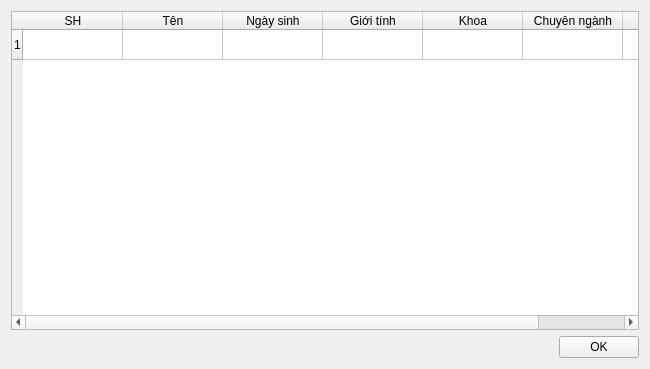
<?xml version="1.0" encoding="UTF-8"?>
<ui version="4.0">
 <class>DoctorFullList</class>
 <widget class="QWidget" name="DoctorFullList">
  <property name="geometry">
   <rect>
    <x>0</x>
    <y>0</y>
    <width>650</width>
    <height>369</height>
   </rect>
  </property>
  <property name="windowTitle">
   <string>Form</string>
  </property>
  <layout class="QVBoxLayout" name="verticalLayout">
   <item>
    <widget class="QTableWidget" name="tableWidget">
     <row>
      <property name="text">
       <string>1</string>
      </property>
     </row>
     <column>
      <property name="text">
       <string>SH</string>
      </property>
     </column>
     <column>
      <property name="text">
       <string>Tên</string>
      </property>
     </column>
     <column>
      <property name="text">
       <string>Ngày sinh</string>
      </property>
     </column>
     <column>
      <property name="text">
       <string>Giới tính</string>
      </property>
     </column>
     <column>
      <property name="text">
       <string>Khoa</string>
      </property>
     </column>
     <column>
      <property name="text">
       <string>Chuyên ngành</string>
      </property>
     </column>
     <column>
      <property name="text">
       <string>Ca làm</string>
      </property>
     </column>
    </widget>
   </item>
   <item>
    <layout class="QHBoxLayout" name="horizontalLayout">
     <item>
      <spacer name="horizontalSpacer">
       <property name="orientation">
        <enum>Qt::Horizontal</enum>
       </property>
       <property name="sizeHint" stdset="0">
        <size>
         <width>40</width>
         <height>20</height>
        </size>
       </property>
      </spacer>
     </item>
     <item>
      <widget class="QPushButton" name="pushButton">
       <property name="text">
        <string>OK</string>
       </property>
      </widget>
     </item>
    </layout>
   </item>
  </layout>
 </widget>
 <resources/>
 <connections/>
</ui>
